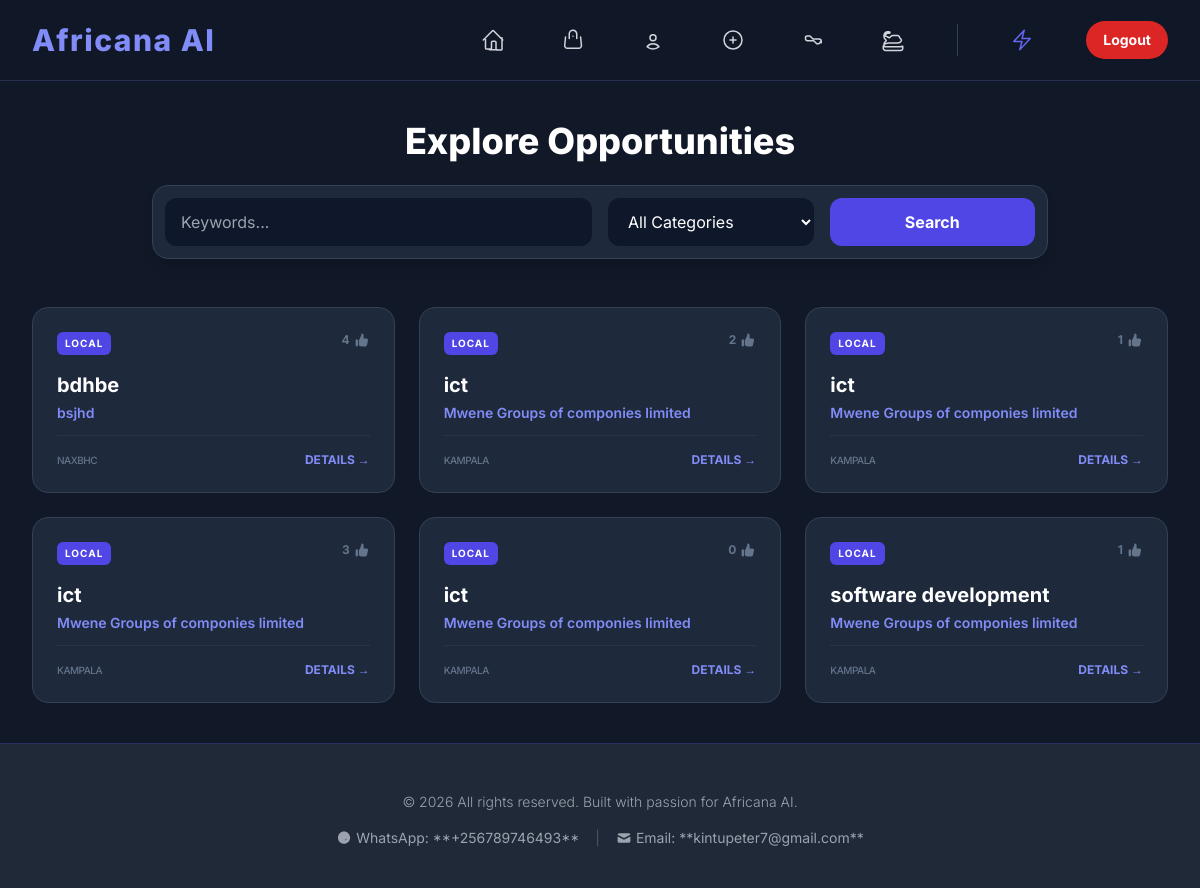
The app's page / (signed in), older data.
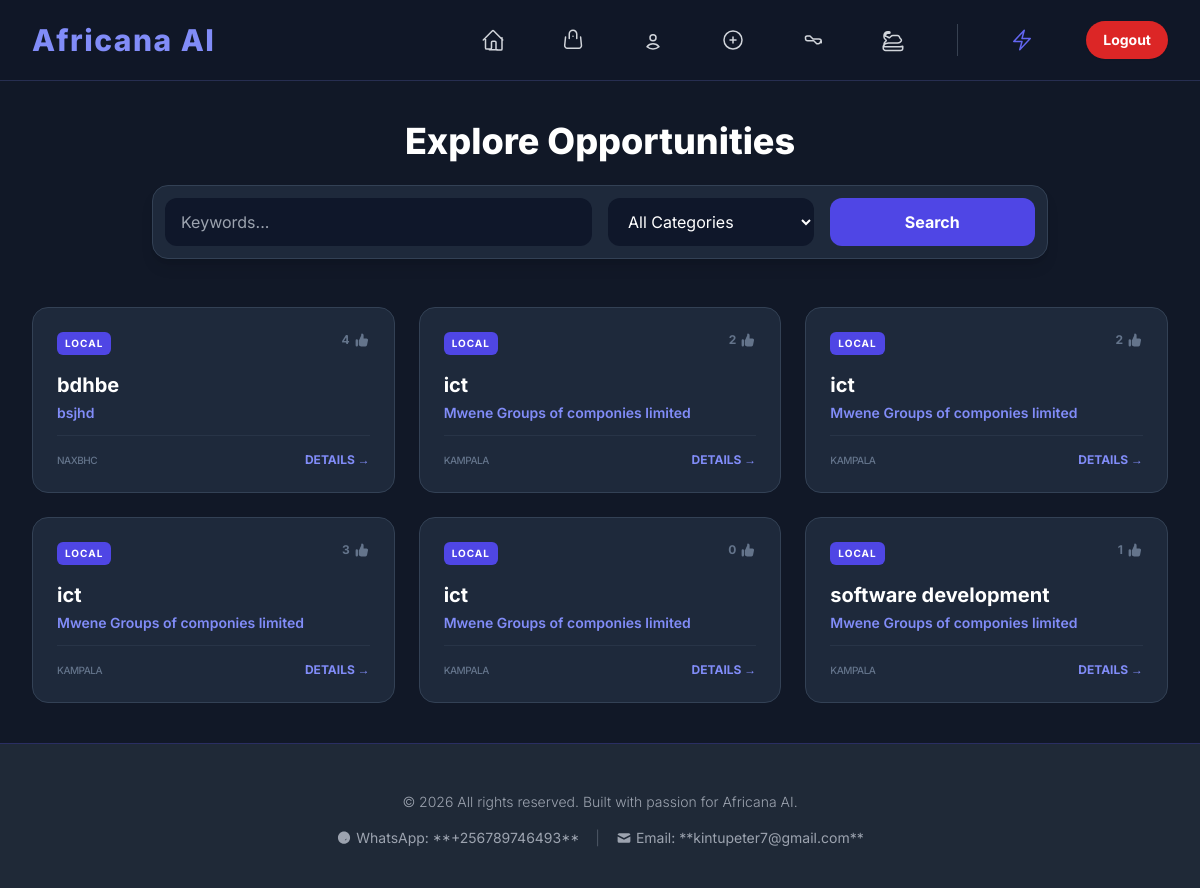
The same page, newer data.
### languages/models.py (models this page shows, shortened)
class JobPost(models.Model):
    job_category = models.CharField(
        max_length=20,
        choices=JOB_CATEGORIES,
        default='luganda',
        help_text=_("Select the industry/category for this job.")
    )
    job_type = models.CharField(
        max_length=20,
        choices=JOB_TYPES,
        default='fulltime',
        help_text=_("Select the type of employment.")
    )
    post_content = models.TextField(
        help_text=_("The full description of the job.")
    )
    required_skills = models.TextField(
        help_text=_("List the essential skills and qualifications.")
    )
    applicant = models.ForeignKey(
        Applicant,
        on_delete=models.SET_NULL,
        null=True,
        blank=True,
        help_text=_("The Applicant (Recruiter) associated with this job post.")
    )
    recruiter_name = models.CharField(
        max_length=100,
        blank=True,
        help_text=_("The name of the recruiter/posting company.")
    )
    recruiter_location = models.CharField(
        max_length=100,
        blank=True,
        help_text=_("The location of the company/recruiter.")
    )
    recruiter_email = models.EmailField(
        max_length=254,
        null=True,
        blank=True,
        help_text=_("The email address applicants should use for 'Easy Apply'.")
    )
    recruiter_whatsapp = models.CharField(
        max_length=20,
        null=True,
        blank=True,
        help_text=_("The WhatsApp number (e.g., +256701234567) applicants should use for 'Easy Apply'.")
    )
    timestamp = models.DateTimeField(auto_now_add=True, db_index=True)
    is_validated = models.BooleanField(
        default=True,
        help_text=_("Marks if the job post has been reviewed and validated.")
    )
    upvotes = models.IntegerField(default=0)
    company_logo_or_media = models.FileField(
        upload_to='job_media/',
        null=True,
        blank=True,
        help_text=_("Optional: Upload a company logo (image) or short recruitment video.")
    )
    application_url = models.URLField(
        max_length=1000,
        null=True,
        blank=True,
        help_text=_("The direct link where applicants can apply for this job.")
    )
    is_external = models.BooleanField(
        default=False,
        db_index=True,
        help_text=_("True if this job is backfilled from an external partner API (e.g., Adzuna).")
    )
    external_source = models.CharField(
        max_length=50,
        null=True,
        blank=True,
        db_index=True,
        help_text=_("The name of the partner (e.g., Adzuna, Careerjet).")
    )
    click_count = models.PositiveIntegerField(
        default=0,
        help_text=_("Tracks outbound clicks to monitor PPC revenue performance.")
    )
    class Meta:
        verbose_name = _("Job Post")
        verbose_name_plural = _("Job Posts")
        ordering = ['-timestamp']
        indexes = [
            models.Index(fields=['is_external', 'job_category']),
        ]

### languages/views.py (the view)
# urls.py: path('', views.browse_job_listings, name='home'),
@login_required
def browse_job_listings(request):
    job_id = request.GET.get('job_id')
    selected_job = None
    if job_id:
        try:
            selected_job = get_object_or_404(JobPost, pk=job_id)
        except (ValueError, JobPost.DoesNotExist):
            pass
    adzuna_jobs = []
    careerjet_jobs = []
    if selected_job is None:
        category_filter = request.GET.get('category')
        search_query = request.GET.get('q') or "jobs"
        location = request.GET.get('where') or "Uganda"
        page = request.GET.get('page', 1)
        job_posts_filtered = JobPost.objects.all().order_by('-timestamp')
        if category_filter and category_filter != 'all':
            job_posts_filtered = job_posts_filtered.filter(job_category=category_filter)
        if search_query and search_query != "jobs":
            job_posts_filtered = job_posts_filtered.filter(
                Q(post_content__icontains=search_query) |
                Q(recruiter_name__icontains=search_query)
            )
        final_job_list = list(job_posts_filtered)
        if str(page) == '1':
            if ADZUNA_APP_ID and ADZUNA_APP_KEY:
                try:
                    adzuna_url = "https://api.adzuna.com/v1/api/jobs/ug/search/1"
                    adzuna_params = {
                        "app_id": ADZUNA_APP_ID,
                        "app_key": ADZUNA_APP_KEY,
                        "results_per_page": 5,
                        "what": search_query,
                        "where": location,
                        "content-type": "application/json"
                    }
                    response = requests.get(adzuna_url, params=adzuna_params, timeout=5)
                    if response.status_code == 200:
                        adzuna_jobs = response.json().get('results', [])
                except Exception as e:
                    print(f"Adzuna API Error: {e}")
            if CAREERJET_API_KEY:
                try:
                    x_forwarded = request.META.get('HTTP_X_FORWARDED_FOR')
                    user_ip = x_forwarded.split(',')[0] if x_forwarded else request.META.get('REMOTE_ADDR', '1.1.1.1')
                    user_agent = request.META.get('HTTP_USER_AGENT', 'Mozilla/5.0')
                    cj_params = {
                        'locale_code': 'en_GB', # Standard locale for broad compatibility
                        'keywords': search_query,
                        'location': location,
                        'user_ip': user_ip,
                        'user_agent': user_agent,
                        'page_size': 5,
                    }
                    cj_response = requests.get(
                        'https://search.api.careerjet.net/v4/query',
                        params=cj_params,
                        auth=(CAREERJET_API_KEY, ''), # Careerjet uses Key as username, empty password
                        headers={'Referer': request.build_absolute_uri()},
                        timeout=5
                    )
                    if cj_response.status_code == 200:
                        cj_data = cj_response.json()
                        if cj_data.get('type') == 'JOBS':
                            careerjet_jobs = cj_data.get('jobs', [])
                except Exception as e:
                    print(f"Careerjet API Error: {e}")
        paginator = Paginator(final_job_list, 10)
        try:
            posts_on_page = paginator.page(page)
        except (PageNotAnInteger, EmptyPage):
            posts_on_page = paginator.page(1)
        job_posts_context = posts_on_page
    else:
        job_posts_context = []
        category_filter = request.GET.get('category')
        search_query = request.GET.get('q')
    context = {
        'selected_job': selected_job,
        'job_posts': job_posts_context,
        'adzuna_jobs': adzuna_jobs,
        'careerjet_jobs': careerjet_jobs,
        'job_categories': JOB_CATEGORIES,
        'selected_category': category_filter if category_filter in [c[0] for c in JOB_CATEGORIES] else 'all',
        'search_query': search_query if search_query != "jobs" else '',
        'page_title': f"Job Search: {search_query}" if not selected_job else f"Job: {selected_job.post_content[:30]}..."
    }
    return render(request, 'contributions_list.html', context)

### languages/templates/contributions_list.html (shortened to what the changed rows need)
{% extends "base.html" %}
{% block content %}
<main class="flex-grow max-w-7xl mx-auto px-4 sm:px-6 lg:px-8 py-10">
    {% if selected_job %}
        <a href="{% url 'languages:browse_job_listings' %}" class="text-indigo-400 hover:text-indigo-300 font-medium mb-6 inline-flex items-center">
            <svg class="w-5 h-5 mr-2" fill="none" stroke="currentColor" viewBox="0 0 24 24"><path stroke-linecap="round" stroke-linejoin="round" stroke-width="2" d="M10 19l-7-7m0 0l7-7m-7 7h18"></path></svg>
            Back to All Listings
        </a>
        <div class="bg-slate-800 rounded-3xl shadow-2xl p-6 md:p-10 border border-slate-700">
            <div class="flex flex-col md:flex-row items-start justify-between gap-6 mb-8">
                <div class="flex items-start gap-6">
                    {% if selected_job.company_logo_or_media %}
                        <img src="{{ selected_job.company_logo_or_media.url }}" class="h-20 w-20 object-contain rounded-xl bg-white p-1">
                    {% endif %}
                    <div>
                        <h1 class="text-3xl font-bold text-white mb-1">{{ selected_job.post_content|truncatechars:100 }}</h1>
                        <p class="text-xl text-indigo-400 font-semibold">{{ selected_job.recruiter_name }}</p>
                    </div>
                </div>
            </div>
            <div class="border-t border-slate-700 pt-8 mt-8">
                <p class="text-slate-300 leading-relaxed whitespace-pre-wrap mb-8">{{ selected_job.post_content }}</p>
                <div class="flex flex-wrap gap-4">
                    {% if selected_job.application_url %}
                        <a href="{{ selected_job.application_url }}"
                           {% if selected_job.is_external %}onclick="trackClick('{{ selected_job.pk }}')"{% endif %}
                           target="_blank"
                           class="bg-indigo-600 hover:bg-indigo-700 text-white font-bold py-3 px-8 rounded-xl transition">Apply Externally</a>
                    {% else %}
                        <button onclick="openEasyApplyModal('{{ selected_job.post_content|escapejs }}', '{{ selected_job.recruiter_name|escapejs }}', '{{ selected_job.recruiter_email|escapejs }}', '{{ selected_job.recruiter_whatsapp|escapejs }}')"
                                class="bg-green-600 hover:bg-green-700 text-white font-bold py-3 px-8 rounded-xl transition">Easy Apply</button>
                    {% endif %}
                </div>
            </div>
        </div>
    {% else %}
        <header class="mb-12">
            <h1 class="text-4xl font-extrabold text-white mb-6 text-center">Explore Opportunities</h1>
        </header>
        <div class="grid grid-cols-1 md:grid-cols-2 lg:grid-cols-3 gap-6">
            {% for job in job_posts %}
                <div class="job-card p-6 rounded-2xl">
                    <div class="flex justify-between items-start mb-4">
                        <span class="badge-local text-[10px] font-bold px-2 py-1 rounded-md uppercase tracking-widest">Local</span>
                        <form action="{% url 'languages:upvote_job_application' job.pk %}" method="POST" class="upvote-form">
                            <button type="submit" class="flex items-center gap-1 text-slate-500 hover:text-indigo-400 transition-colors">
                                <span class="upvote-count text-xs font-bold">{{ job.upvotes }}</span>
                                <svg class="w-4 h-4" fill="currentColor" viewBox="0 0 20 20"><path d="M2 10.5a1.5 1.5 0 113 0v6a1.5 1.5 0 01-3 0v-6zM6 10.333v5.43a2 2 0 001.106 1.79l.05.025A4 4 0 008.943 18h5.416a2 2 0 001.962-1.608l1.2-6A2 2 0 0015.56 8H12V4a2 2 0 00-2-2 1 1 0 00-1 1v.667a4 4 0 01-.8 2.4L6.8 9.4a2 2 0 00-.8.933z"></path></svg>
                            </button>
                        </form>
                    </div>
                    <h3 class="text-xl font-bold text-white mb-1 line-clamp-2">
                        <a href="?job_id={{ job.pk }}" class="hover:text-indigo-400 transition-colors">{{ job.post_content|truncatechars:60 }}</a>
                    </h3>
                    <p class="text-indigo-400 font-semibold text-sm mb-3">{{ job.recruiter_name }}</p>
                    <div class="mt-auto pt-4 border-t border-slate-700/50 flex justify-between items-center">
                        <span class="text-slate-500 text-[10px] font-medium uppercase tracking-tighter">{{ job.recruiter_location }}</span>
                        <a href="?job_id={{ job.pk }}" class="text-indigo-400 hover:text-white text-xs font-bold uppercase">Details &rarr;</a>
                    </div>
                </div>
            {% endfor %}
        </div>
    {% endif %}
</main>
{% endblock %}

Row changes from the older to the newer data that the page shows:
changed JobPost (number 3 of 6 on the later page): upvotes "1" → "2"
